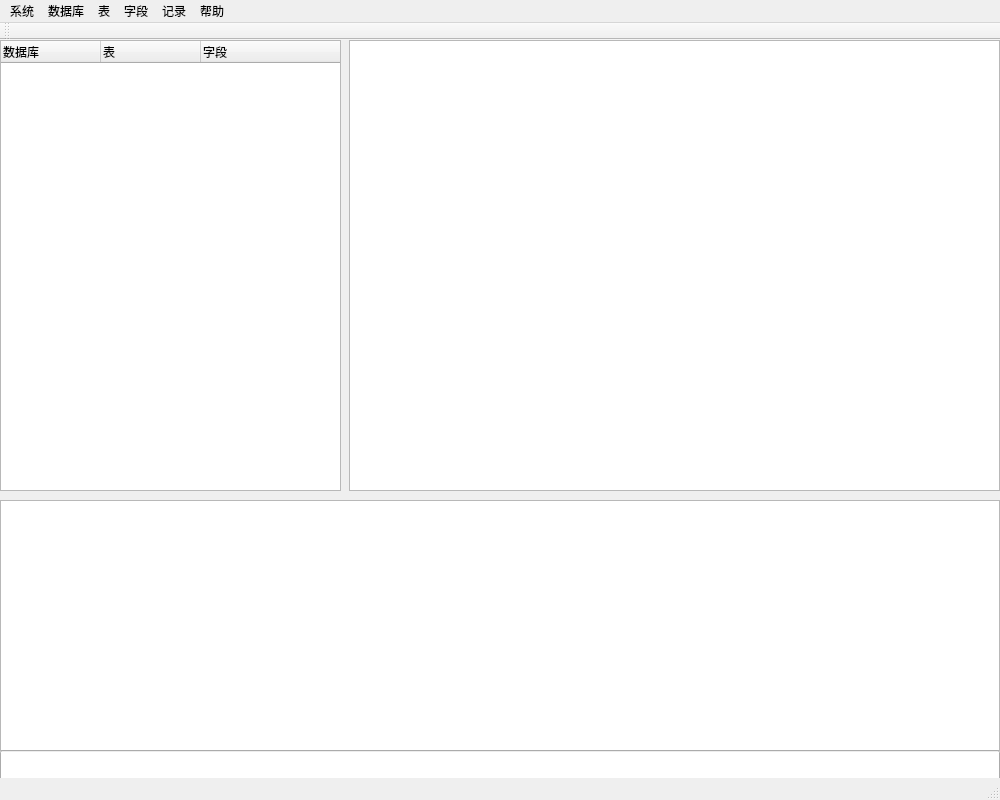
<?xml version="1.0" encoding="UTF-8"?>
<ui version="4.0">
 <class>DBMSClass</class>
 <widget class="QMainWindow" name="DBMSClass">
  <property name="geometry">
   <rect>
    <x>0</x>
    <y>0</y>
    <width>1000</width>
    <height>800</height>
   </rect>
  </property>
  <property name="windowTitle">
   <string>DBMS</string>
  </property>
  <widget class="QWidget" name="centralWidget">
   <widget class="QTreeWidget" name="tree">
    <property name="geometry">
     <rect>
      <x>0</x>
      <y>0</y>
      <width>341</width>
      <height>451</height>
     </rect>
    </property>
    <attribute name="headerVisible">
     <bool>true</bool>
    </attribute>
    <column>
     <property name="text">
      <string>数据库</string>
     </property>
    </column>
    <column>
     <property name="text">
      <string>表</string>
     </property>
    </column>
    <column>
     <property name="text">
      <string>字段</string>
     </property>
    </column>
   </widget>
   <widget class="QTableWidget" name="table">
    <property name="geometry">
     <rect>
      <x>349</x>
      <y>0</y>
      <width>651</width>
      <height>451</height>
     </rect>
    </property>
   </widget>
   <widget class="QTextEdit" name="cmdLine">
    <property name="enabled">
     <bool>true</bool>
    </property>
    <property name="geometry">
     <rect>
      <x>0</x>
      <y>460</y>
      <width>1000</width>
      <height>251</height>
     </rect>
    </property>
    <property name="font">
     <font>
      <family>微软雅黑</family>
      <pointsize>11</pointsize>
     </font>
    </property>
    <property name="readOnly">
     <bool>true</bool>
    </property>
   </widget>
   <widget class="QLineEdit" name="inputLine">
    <property name="geometry">
     <rect>
      <x>0</x>
      <y>710</y>
      <width>1000</width>
      <height>31</height>
     </rect>
    </property>
    <property name="font">
     <font>
      <family>微软雅黑</family>
      <pointsize>11</pointsize>
     </font>
    </property>
   </widget>
  </widget>
  <widget class="QMenuBar" name="menuBar">
   <property name="geometry">
    <rect>
     <x>0</x>
     <y>0</y>
     <width>1000</width>
     <height>23</height>
    </rect>
   </property>
   <widget class="QMenu" name="systemMenu">
    <property name="title">
     <string>系统</string>
    </property>
    <addaction name="refresh"/>
    <addaction name="exit"/>
   </widget>
   <widget class="QMenu" name="databaseMenu">
    <property name="title">
     <string>数据库</string>
    </property>
    <addaction name="newDb"/>
    <addaction name="deleteDb"/>
   </widget>
   <widget class="QMenu" name="tableMenu">
    <property name="title">
     <string>表</string>
    </property>
    <addaction name="newTable"/>
    <addaction name="deleteTable"/>
   </widget>
   <widget class="QMenu" name="fieldMenu">
    <property name="title">
     <string>字段</string>
    </property>
    <addaction name="newField"/>
    <addaction name="deleteField"/>
   </widget>
   <widget class="QMenu" name="recordMenu">
    <property name="title">
     <string>记录</string>
    </property>
   </widget>
   <widget class="QMenu" name="helpMenu">
    <property name="title">
     <string>帮助</string>
    </property>
   </widget>
   <addaction name="systemMenu"/>
   <addaction name="databaseMenu"/>
   <addaction name="tableMenu"/>
   <addaction name="fieldMenu"/>
   <addaction name="recordMenu"/>
   <addaction name="helpMenu"/>
  </widget>
  <widget class="QToolBar" name="mainToolBar">
   <attribute name="toolBarArea">
    <enum>TopToolBarArea</enum>
   </attribute>
   <attribute name="toolBarBreak">
    <bool>false</bool>
   </attribute>
  </widget>
  <widget class="QStatusBar" name="statusBar"/>
  <action name="exit">
   <property name="text">
    <string>退出</string>
   </property>
  </action>
  <action name="newDb">
   <property name="text">
    <string>新建库</string>
   </property>
  </action>
  <action name="refresh">
   <property name="text">
    <string>刷新</string>
   </property>
  </action>
  <action name="deleteDb">
   <property name="text">
    <string>删除库</string>
   </property>
  </action>
  <action name="newTable">
   <property name="text">
    <string>新建表</string>
   </property>
  </action>
  <action name="deleteTable">
   <property name="text">
    <string>删除表</string>
   </property>
  </action>
  <action name="newField">
   <property name="text">
    <string>新建字段</string>
   </property>
  </action>
  <action name="deleteField">
   <property name="text">
    <string>删除字段</string>
   </property>
  </action>
 </widget>
 <layoutdefault spacing="6" margin="11"/>
 <resources>
  <include location="DBMS.qrc"/>
 </resources>
 <connections>
  <connection>
   <sender>inputLine</sender>
   <signal>returnPressed()</signal>
   <receiver>DBMSClass</receiver>
   <slot>getCmd()</slot>
   <hints>
    <hint type="sourcelabel">
     <x>968</x>
     <y>757</y>
    </hint>
    <hint type="destinationlabel">
     <x>1077</x>
     <y>766</y>
    </hint>
   </hints>
  </connection>
  <connection>
   <sender>table</sender>
   <signal>itemChanged(QTableWidgetItem*)</signal>
   <receiver>DBMSClass</receiver>
   <slot>tableChanged(QTableWidgetItem*)</slot>
   <hints>
    <hint type="sourcelabel">
     <x>732</x>
     <y>261</y>
    </hint>
    <hint type="destinationlabel">
     <x>1062</x>
     <y>263</y>
    </hint>
   </hints>
  </connection>
  <connection>
   <sender>tree</sender>
   <signal>itemDoubleClicked(QTreeWidgetItem*,int)</signal>
   <receiver>DBMSClass</receiver>
   <slot>treeClicked(QTreeWidgetItem*,int)</slot>
   <hints>
    <hint type="sourcelabel">
     <x>139</x>
     <y>260</y>
    </hint>
    <hint type="destinationlabel">
     <x>-88</x>
     <y>254</y>
    </hint>
   </hints>
  </connection>
 </connections>
 <slots>
  <slot>getCmd()</slot>
  <slot>menuClicked()</slot>
  <slot>treeClicked(QTreeWidgetItem*,int)</slot>
  <slot>tableChanged(QTableWidgetItem*)</slot>
 </slots>
</ui>
